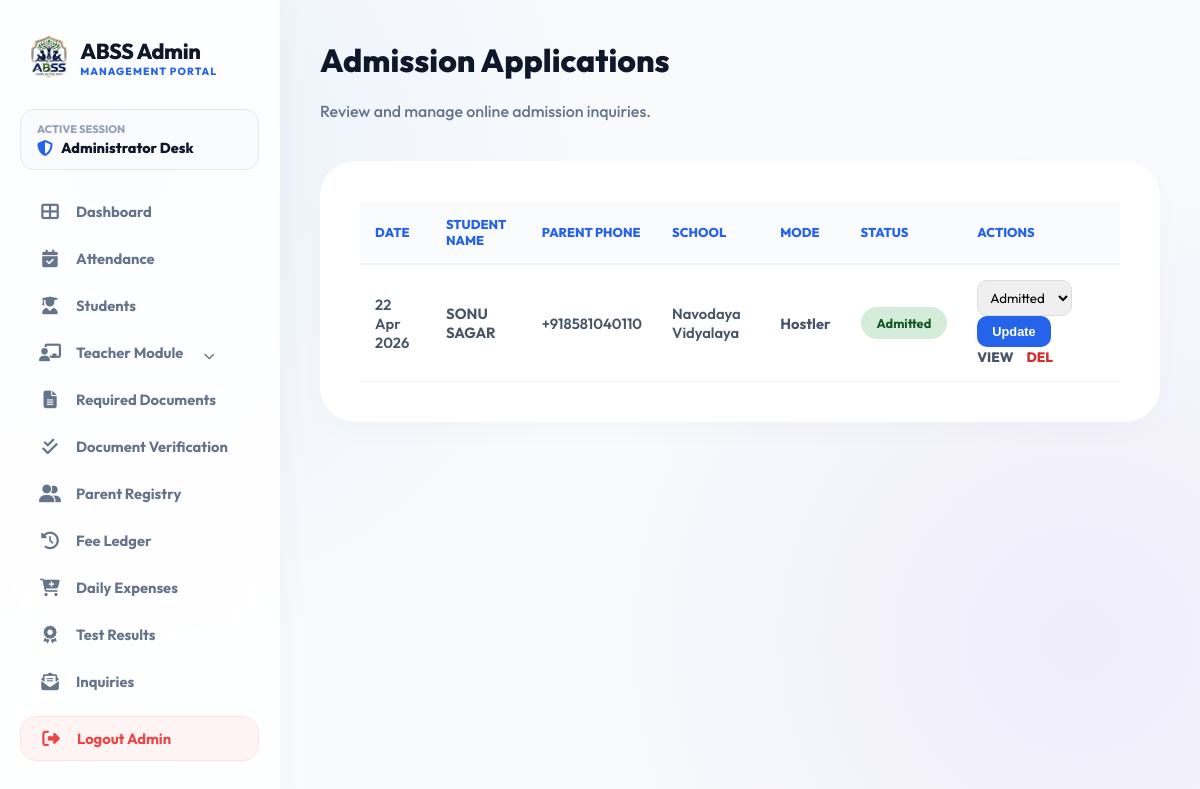
Page /admin/admissions.php (signed in) on the committed database.
### tables this page shows
CREATE TABLE `admissions` (
  `id` int(11) NOT NULL,
  `student_name` varchar(150) NOT NULL,
  `student_photo` varchar(255) DEFAULT NULL,
  `dob` date DEFAULT NULL,
  `gender` enum('Male','Female','Other') DEFAULT NULL,
  `home_address` text DEFAULT NULL,
  `parent_name` varchar(150) DEFAULT NULL,
  `phone` varchar(20) NOT NULL,
  `email` varchar(150) DEFAULT NULL,
  `scholar_mode` enum('Day Scholar','Hostler') DEFAULT NULL,
  `target_program` varchar(100) DEFAULT NULL,
  `prev_school` varchar(255) DEFAULT NULL,
  `address` text DEFAULT NULL,
  `status` enum('Pending','Reviewed','Admitted','Rejected') DEFAULT 'Pending',
  `created_at` timestamp NOT NULL DEFAULT current_timestamp(),
  `city` varchar(100) DEFAULT NULL,
  `state` varchar(100) DEFAULT NULL,
  `zip_code` varchar(10) DEFAULT NULL,
  `guardian_relationship` varchar(50) DEFAULT NULL,
  `guardian_address` text DEFAULT NULL,
  `emergency_contact_name` varchar(150) DEFAULT NULL,
  `emergency_relationship` varchar(50) DEFAULT NULL,
  `emergency_phone` varchar(20) DEFAULT NULL,
  `has_allergies` tinyint(1) DEFAULT 0,
  `allergies_detail` text DEFAULT NULL,
  `has_medical_condition` tinyint(1) DEFAULT 0,
  `medical_condition_detail` text DEFAULT NULL,
  `physician_name` varchar(150) DEFAULT NULL,
  `physician_phone` varchar(20) DEFAULT NULL,
  `insurance_provider` varchar(150) DEFAULT NULL,
  `insurance_policy` varchar(100) DEFAULT NULL
);

### admin/admissions.php (the view, shortened to what this page needs)
<?php
require_once 'includes/auth.php';
$admissions = $conn->query("SELECT * FROM admissions ORDER BY created_at DESC");
?>
<!DOCTYPE html>
<html lang="en">
<head>
    <?php include 'includes/head_css.php'; ?>
</head>
<body>
    <?php include 'includes/sidebar.php'; ?>
    <main class="main-content">
        <header style="margin-bottom: 40px;">
            <h1>Admission Applications</h1>
            <p>Review and manage online admission inquiries.</p>
        </header>
        <div class="table-container">
            <table>
                <thead>
                    <tr>
                        <th>Date</th>
                        <th>Student Name</th>
                        <th>Parent Phone</th>
                        <th>School</th>
                        <th>Mode</th>
                        <th>Status</th>
                        <th>Actions</th>
                    </tr>
                </thead>
                <tbody>
                    <?php if ($admissions && $admissions->num_rows > 0): ?>
                        <?php while($row = $admissions->fetch_assoc()): ?>
                        <tr>
                            <td><?php echo date('d M Y', strtotime($row['created_at'])); ?></td>
                            <td><strong><?php echo htmlspecialchars($row['student_name']); ?></strong></td>
                            <td><?php echo htmlspecialchars($row['phone']); ?></td>
                            <td><?php echo htmlspecialchars($row['target_program']); ?></td>
                            <td><strong><?php echo htmlspecialchars($row['scholar_mode']); ?></strong></td>
                            <td><span class="status-badge status-<?php echo $row['status']; ?>"><?php echo $row['status']; ?></span></td>
                            <td>
                                <form action="" method="POST" style="display:inline-block; margin-right: 10px;">
                                    <select name="status" class="action-select">
                                        <option value="Admitted" <?php if($row['status']=='Admitted') echo 'selected'; ?>>Admitted</option>
                                    </select>
                                    <button type="submit" name="update_status" class="btn-update">Update</button>
                                </form>
                                <a onclick='openModal(<?php echo json_encode($row); ?>)' class="view-btn">VIEW</a>
                                <a href="?delete=<?php echo $row['id']; ?>" class="delete-btn" onclick="return confirm('Delete this application?')">DEL</a>
                            </td>
                        </tr>
                        <?php endwhile; ?>
                    <?php else: ?>
                        <tr><td colspan="6" style="text-align: center; color: #888;">No admission applications found.</td></tr>
                    <?php endif; ?>
                </tbody>
            </table>
        </div>
    </main>
</body>
</html>

### admin/includes/head_css.php (style rules this page uses)
:root { --portal-blue: #2563eb; --portal-blue-dark: #1d4ed8; --portal-dark: #0f172a; --sidebar-width: 280px; --glass-bg: rgba(255, 255, 255, 0.82); --glass-border: rgba(255, 255, 255, 0.8); --glass-shadow: 0 10px 30px rgba(15, 23, 42, 0.04), inset 0 1px 0 rgba(255, 255, 255, 0.6); --radius-lg: 24px; --radius-md: 16px; --radius-sm: 12px; }
* { box-sizing: border-box; }
body { background: radial-gradient(circle at 10% 20%, rgba(59, 130, 246, 0.07) 0%, transparent 40%), radial-gradient(circle at 90% 80%, rgba(124, 58, 237, 0.07) 0%, transparent 40%), #f8fafc; color: #334155; font-family: 'Outfit', sans-serif; display: flex; min-height: 100vh; overflow-x: hidden; margin: 0; }
.main-content { margin-left: var(--sidebar-width); flex: 1; padding: 40px; box-sizing: border-box; max-width: 1400px; }
h1, h2, h3, h4 { font-family: 'Outfit', sans-serif; font-weight: 800; color: var(--portal-dark); margin-top: 0; }
p { color: #64748b; font-weight: 500; }
table { width: 100%; border-collapse: collapse; text-align: left; }
th { padding: 14px 18px; color: var(--portal-dark); font-weight: 800; font-size: 0.8rem; text-transform: uppercase; background: rgba(248, 250, 252, 0.8); border-bottom: 2px solid #e2e8f0; }
td { padding: 16px 18px; border-bottom: 1px solid #f1f5f9; color: #475569; font-weight: 600; font-size: 0.92rem; }

### admin/admissions.php (style rules this page uses)
.table-container { background: #fff; padding: 40px; border-radius: 35px; box-shadow: 0 10px 30px rgba(0,0,0,0.02); overflow-x: auto; -webkit-overflow-scrolling: touch; }
table { width: 100%; border-collapse: collapse; }
th { text-align: left; padding: 15px; color: var(--portal-blue); font-weight: 800; border-bottom: 2px solid #f0f4f8; }
td { padding: 15px; border-bottom: 1px solid #f0f4f8; vertical-align: middle; }
.status-badge { padding: 8px 16px; border-radius: 20px; font-size: 0.8rem; font-weight: 700; display: inline-block; }
.status-Admitted { background: #d4edda; color: #155724; }
.action-select { padding: 8px; border-radius: 10px; border: 1px solid #ddd; font-family: inherit; }
.btn-update { background: var(--portal-blue); color: white; border: none; padding: 8px 15px; border-radius: 10px; cursor: pointer; font-weight: 600; font-size: 0.8rem; }
.delete-btn { color: #d32f2f; font-weight: 800; text-decoration: none; font-size: 0.85rem; padding: 5px 10px; }
.view-btn { color: var(--portal-yellow); font-weight: 800; text-decoration: none; font-size: 0.85rem; cursor: pointer; }

### rows in the picture
admissions: created_at "22 Apr 2026", student_name "SONU SAGAR", phone "+918581040110", target_program "Navodaya Vidyalaya", scholar_mode "Hostler", status "Admitted"
